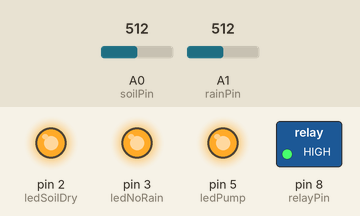
Bench run of a sketch on a simulated Arduino Uno, built with avr-gcc and run on an emulated ATmega328P. Parts: switched loads named in the sketch (green lamp = pin HIGH), output pins drawn as LEDs (lit = HIGH). The inputs (shaded band) are chosen by the test bench; at power-on: A0 (soilPin) = 512, A1 (rainPin) = 512. What the sketch prints to the serial monitor is not drawn.

Above: at 1.3 s.
1.4 s: A0 (soilPin) set to 491
At 2.4 s:
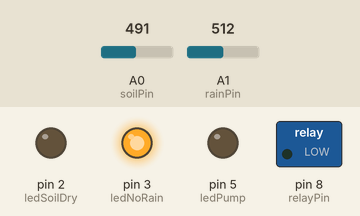
3.0 s: A1 (rainPin) set to 415
4.5 s: A1 (rainPin) set to 382
At 4.9 s:
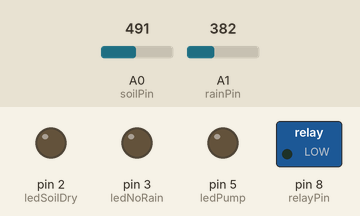
6.0 s: A0 (soilPin) set to 510
At 7.2 s:
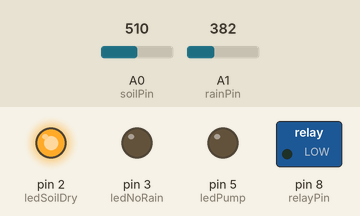
7.5 s: A0 (soilPin) set to 490
At 8.5 s:
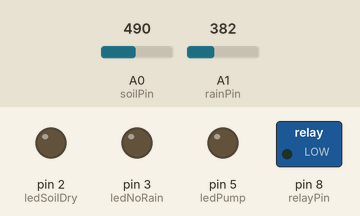
9.0 s: A0 (soilPin) set to 511
At 9.7 s:
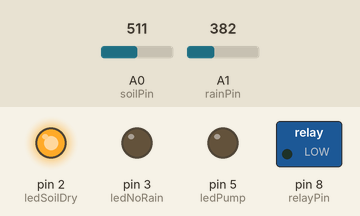
Timing chart, 0 to 11.5 s (numbered marks = the images above; inputs shaded):
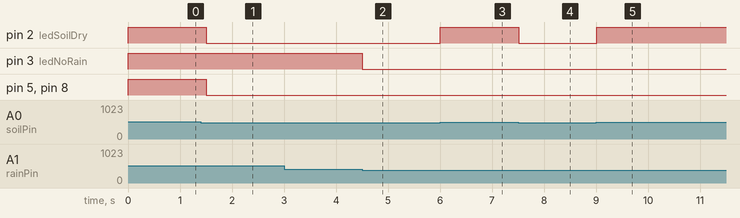

The sketch:

GROWTHv2.ino
```cpp
// Sensor pins
const int soilPin = A0;
const int rainPin = A1;
const int ldrPin = A2;

// Output pins
const int relayPin = 8;
const int ledSoilDry = 2;
const int ledNoRain = 3;
const int ledPump = 5;

// Threshold values (adjust based on calibration)
const int soilDryThreshold = 500;     // Above this = dry
const int rainDetectedThreshold = 400; // Below this = raining

void setup() {
  // Initialize outputs
  pinMode(relayPin, OUTPUT);
  pinMode(ledSoilDry, OUTPUT);
  pinMode(ledNoRain, OUTPUT);
  pinMode(ledPump, OUTPUT);

  digitalWrite(relayPin, HIGH); // OFF initially (relay active LOW)

  Serial.begin(9600);
}

void loop() {
  // Read sensors
  int soilValue = analogRead(soilPin);
  int rainValue = analogRead(rainPin);

  Serial.print("Soil: "); Serial.print(soilValue);
  Serial.print(" | Rain: "); Serial.print(rainValue);

  // Determine conditions
  bool isSoilDry = soilValue > soilDryThreshold;
  bool isRaining = rainValue < rainDetectedThreshold;

  // Pump should be ON when soil is dry **AND** there is no rain
  bool pumpCondition = isSoilDry && !isRaining;

  // LED indicators
  digitalWrite(ledSoilDry, isSoilDry ? HIGH : LOW);
  digitalWrite(ledNoRain, !isRaining ? HIGH : LOW);

  // Relay and pump LED
  digitalWrite(relayPin, pumpCondition ? HIGH : LOW); // ON if dry & no rain
  digitalWrite(ledPump, pumpCondition ? HIGH : LOW);  // LED indicates pump state

  delay(500); // 2-second delay
}
```

Measured:
- the behaviour switches between 501 and 500 on A0 (soilPin) (found by bisection; images 0 and 1)
- the behaviour switches between 400 and 399 on A1 (rainPin) (found by bisection; images 1 and 2)
- after the input at 1.4 s, pin 2 (ledSoilDry), pin 5 (ledPump), pin 8 (relayPin): HIGH → LOW after 0.10 s
- after the input at 3.0 s, every drawn part: stays the same
- after the input at 4.5 s, pin 3 (ledNoRain): HIGH → LOW at once
- after the input at 6.0 s, pin 2 (ledSoilDry): LOW → HIGH at once
- after the input at 7.5 s, pin 2 (ledSoilDry): HIGH → LOW at once
- after the input at 9.0 s, pin 2 (ledSoilDry): LOW → HIGH at once
